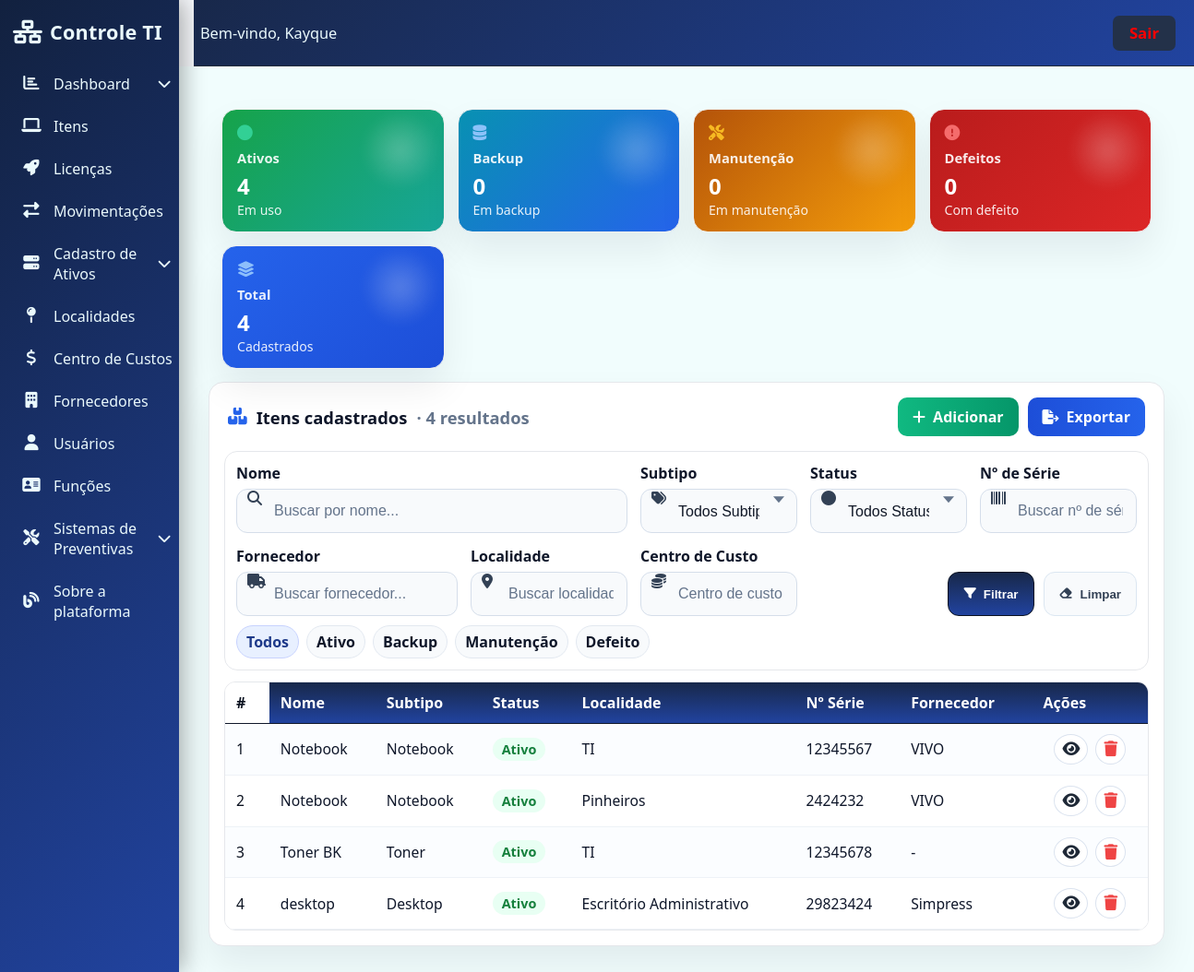
The app's page / (signed in) with its own data.
### ProjetoEstoque/models.py (models this page shows, shortened)
class AuditModel(models.Model):
    criado_por = models.ForeignKey(User, related_name="%(class)s_criador", on_delete=models.SET_NULL, null=True)
    atualizado_por = models.ForeignKey(User, related_name="%(class)s_atualizador", on_delete=models.SET_NULL, null=True)
    created_at = models.DateTimeField(auto_now_add=True)
    updated_at = models.DateTimeField(auto_now=True)
    class Meta:
        abstract = True

class Item(AuditModel):
    nome = models.CharField(max_length=100)
    numero_serie = models.CharField(max_length=100, blank=True, null=True)
    marca = models.CharField(max_length=100, blank=True, null=True)
    modelo = models.CharField(max_length=100, blank=True, null=True)
    centro_custo = models.ForeignKey(CentroCusto, on_delete=models.SET_NULL, null=True, blank=True)  # <-- novo campo
    quantidade = models.PositiveIntegerField(default=1)
    item_consumo = models.CharField(max_length=3, choices=SimNaoChoices.choices, default=SimNaoChoices.NAO)
    pmb = models.CharField(max_length=3, choices=SimNaoChoices.choices, default=SimNaoChoices.NAO)
    valor = models.DecimalField(max_digits=10, decimal_places=2, blank=True, null=True)
    status = models.CharField(max_length=15, choices=StatusItemChoices.choices, default=StatusItemChoices.ATIVO)
    fornecedor = models.ForeignKey(Fornecedor, on_delete=models.SET_NULL, null=True, blank=True)
    categoria = models.ForeignKey(Categoria, on_delete=models.SET_NULL, null=True, blank=True)
    subtipo = models.ForeignKey(Subtipo, on_delete=models.SET_NULL, null=True, blank=True)
    localidade = models.ForeignKey(Localidade, on_delete=models.SET_NULL, null=True, blank=True)
    precisa_preventiva = models.CharField(max_length=3, choices=SimNaoChoices.choices, default=SimNaoChoices.NAO)
    data_limite_preventiva = models.IntegerField(help_text="Dias para nova preventiva", blank=True, null=True)
    data_compra = models.DateField(blank=True, null=True)
    numero_pedido = models.CharField(max_length=100, blank=True, null=True)
    observacoes = models.TextField(blank=True, null=True)
    locado = models.CharField(max_length=3, choices=SimNaoChoices.choices, default=SimNaoChoices.NAO)
    class Meta:
        verbose_name = "Item / Equipamento"
        verbose_name_plural = "Itens / Equipamentos"

class Subtipo(AuditModel):
    nome = models.CharField(max_length=100)
    alocado = models.CharField(max_length=3, choices=SimNaoChoices.choices)
    categoria = models.ForeignKey(Categoria, on_delete=models.CASCADE)

class Localidade(AuditModel):
    codigo = models.CharField(
        max_length=20,
        choices=LocalidadeChoices.choices,
        null=True, blank=True,
        help_text="Sede: "
    )
    local = models.CharField(max_length=100)

class Fornecedor(AuditModel):
    nome = models.CharField(max_length=100)
    cnpj = models.CharField(max_length=18)
    contrato = models.TextField(blank=True, null=True)

### ProjetoEstoque/views.py (the view)
# urls.py: path('', equipamentos_list, name="home"),
@login_required
def equipamentos_list(request):
    qs = (
        Item.objects
        .select_related("subtipo", "localidade", "centro_custo", "fornecedor")
        .order_by("nome", "id")
    )
    mov_qs = MovimentacaoItem.objects.select_related("usuario").order_by("-created_at")
    qs = qs.prefetch_related(Prefetch("movimentacoes", queryset=mov_qs, to_attr="pref_movs"))
    p = request.GET
    nome         = (p.get("nome") or "").strip()
    subtipo_id   = (p.get("subtipo") or "").strip()
    status_code  = (p.get("status") or "").strip()
    numero_serie = (p.get("numero_serie") or "").strip()
    usuario      = (p.get("usuario") or "").strip()
    localidade   = (p.get("localidade") or "").strip()
    centro_custo = (p.get("centro_custo") or "").strip()
    fornecedor = (p.get("fornecedor") or "").strip()
    if nome:
        qs = qs.filter(nome__icontains=nome)
    if subtipo_id:
        qs = qs.filter(subtipo_id=subtipo_id)
    if status_code:
        qs = qs.filter(status=status_code)
    if numero_serie:
        qs = qs.filter(numero_serie__icontains=numero_serie)
    if usuario:
        qs = qs.filter(movimentacoes__usuario__nome__icontains=usuario)
    if localidade:
        qs = qs.filter(localidade__local__icontains=localidade)
    if centro_custo:
        qs = qs.filter(
            Q(centro_custo__departamento__icontains=centro_custo) |
            Q(centro_custo__numero__icontains=centro_custo)
        )
    if fornecedor:
        qs = qs.filter(fornecedor__nome__icontains=fornecedor)
    qs = qs.distinct()
    context = {
        "equipamentos": qs,
        "subtipos": Subtipo.objects.all().order_by("nome"),
        "status_choices": StatusItemChoices.choices,
        "total_ativos": Item.objects.filter(status=StatusItemChoices.ATIVO).count(),
        "total_backup": Item.objects.filter(status=StatusItemChoices.BACKUP).count(),
        "total_manutencao": Item.objects.filter(status=StatusItemChoices.MANUTENCAO).count(),
        "total_queimados": Item.objects.filter(status=StatusItemChoices.DEFEITO).count(),
        "total_geral": Item.objects.count(),
    }
    return render(request, "front/equipamentos_list.html", context)

### ProjetoEstoque/templates/front/equipamentos_list.html (shortened to what this page needs)
{% extends 'base.html' %}
{% block content %}
<div class="dashboard-container">
  <div class="cards-grid">
    <div class="card" title="Itens em uso" style="background:linear-gradient(135deg, #16a34a 0%, #17a599 100%);">
      <i class="fa fa-circle ok"></i>
      <div class="card-title">Ativos</div>
      <div class="card-value">{{ total_ativos }}</div>
      <div class="card-desc">Em uso</div>
    </div>
    <div class="card" title="Itens em backup" style="background:linear-gradient(135deg, #0891b2 0%, #2563eb 100%);">
      <i class="fa fa-database info"></i>
      <div class="card-title">Backup</div>
      <div class="card-value">{{ total_backup }}</div>
      <div class="card-desc">Em backup</div>
    </div>
    <div class="card" title="Itens em manutenção" style="background:linear-gradient(135deg, #b45309 0%, #f59e0b 100%);">
      <i class="fa fa-screwdriver-wrench warn"></i>
      <div class="card-title">Manutenção</div>
      <div class="card-value">{{ total_manutencao }}</div>
      <div class="card-desc">Em manutenção</div>
    </div>
    <div class="card" title="Itens com defeito" style="background:linear-gradient(135deg, #b91c1c 0%, #dc2626 100%);">
      <i class="fa fa-exclamation-circle bad"></i>
      <div class="card-title">Defeitos</div>
      <div class="card-value">{{ total_queimados }}</div>
      <div class="card-desc">Com defeito</div>
    </div>
    <div class="card" title="Total de itens cadastrados" style="background:linear-gradient(135deg, #2563eb 0%, #1d4ed8 100%);">
      <i class="fa fa-layer-group info"></i>
      <div class="card-title">Total</div>
      <div class="card-value">{{ total_geral }}</div>
      <div class="card-desc">Cadastrados</div>
    </div>
  </div>
</div>
<div class="shell">
  <div class="list-top">
    <h3><i class="fa fa-boxes-stacked" style="color:var(--info)"></i> Itens cadastrados
      <span class="count-muted">· {{ equipamentos|length }} resultados</span>
    </h3>
    <div class="top-actions">
      <a class="btn btn-add" href="{% url 'cadastrar_equipamento' %}"><i class="fa fa-plus"></i> Adicionar</a>
      {% with qs=request.GET.urlencode %}
        <a class="btn btn-export"
          href="{% url 'equipamentos_exportar' %}{% if qs %}?{{ qs }}{% endif %}">
          <i class="fa fa-file-export"></i> Exportar
        </a>
      {% endwith %}
    </div>
  </div>
  <div class="filters-wrap">
    <form class="filtros-grid" autocomplete="off" method="get" id="filtrosForm">
      <div class="filtro-group filtro-icon-input fld-nome">
        <label>Nome</label>
        <input type="text" name="nome" id="filtro-nome" placeholder="Buscar por nome..." value="{{ request.GET.nome|default:'' }}" aria-label="Buscar por nome">
      </div>
      <div class="filtro-group filtro-icon-input select-wrapper fld-subtipo">
        <label>Subtipo</label>
        <select name="subtipo" id="filtro-subtipo" aria-label="Filtrar por subtipo">
          <option value="">Todos Subtipos</option>
        </select>
      </div>
      <div class="filtro-group filtro-icon-input select-wrapper fld-status">
        <label>Status</label>
        <select name="status" id="filtro-status" aria-label="Filtrar por status">
          <option value="">Todos Status</option>
        </select>
      </div>
      <div class="filtro-group filtro-icon-input fld-serie">
        <label>Nº de Série</label>
        <input type="text" name="numero_serie" id="filtro-num-serie" placeholder="Buscar nº de série..." value="{{ request.GET.numero_serie|default:'' }}">
      </div>
      <div class="filtro-group filtro-icon-input fld-fornecedor">
        <label>Fornecedor</label>
        <input type="text" name="fornecedor" id="filtro-fornecedor" placeholder="Buscar fornecedor..." value="{{ request.GET.fornecedor|default:'' }}">
      </div>
      <div class="filtro-group filtro-icon-input fld-localidade">
        <label>Localidade</label>
        <input type="text" name="localidade" id="filtro-localidade" placeholder="Buscar localidade..." value="{{ request.GET.localidade|default:'' }}">
      </div>
      <div class="filtro-group filtro-icon-input fld-centro">
        <label>Centro de Custo</label>
        <input type="text" name="centro_custo" id="filtro-centro-custo" placeholder="Centro de custo..." value="{{ request.GET.centro_custo|default:'' }}">
      </div>
      <div class="fld-actions">
        <button class="btn-filtrar" type="submit" title="Aplicar filtros (Enter)"><i class="fa fa-filter"></i> Filtrar</button>
        <button class="btn-clear" type="button" id="btnLimpar" title="Limpar filtros (Esc)"><i class="fa fa-eraser"></i> Limpar</button>
      </div>
    </form>
    <div class="quick-chips" aria-label="Atalhos de status">
      {% with s=request.GET.status|default:'' %}
        <a href="?{% if request.GET.nome %}nome={{request.GET.nome}}&{% endif %}{% if request.GET.subtipo %}subtipo={{request.GET.subtipo}}&{% endif %}" class="{% if not s %}active{% endif %}">Todos</a>
        <a href="?status=ativo{% if request.GET.nome %}&nome={{request.GET.nome}}{% endif %}{% if request.GET.subtipo %}&subtipo={{request.GET.subtipo}}{% endif %}" class="{% if s == 'ativo' %}active{% endif %}">Ativo</a>
        <a href="?status=backup{% if request.GET.nome %}&nome={{request.GET.nome}}{% endif %}{% if request.GET.subtipo %}&subtipo={{request.GET.subtipo}}{% endif %}" class="{% if s == 'backup' %}active{% endif %}">Backup</a>
        <a href="?status=manutencao{% if request.GET.nome %}&nome={{request.GET.nome}}{% endif %}{% if request.GET.subtipo %}&subtipo={{request.GET.subtipo}}{% endif %}" class="{% if s == 'manutencao' %}active{% endif %}">Manutenção</a>
        <a href="?status=defeito{% if request.GET.nome %}&nome={{request.GET.nome}}{% endif %}{% if request.GET.subtipo %}&subtipo={{request.GET.subtipo}}{% endif %}" class="{% if s == 'defeito' %}active{% endif %}">Defeito</a>
      {% endwith %}
    </div>
  </div>
  <div class="table-wrap">
    <table id="tabelaEquipamentos">
      <thead>
        <tr>
          <th class="sticky" data-col="0" style="left:0"># </th>
          <th data-col="1">Nome </th>
          <th data-col="2">Subtipo </th>
          <th data-col="3">Status </th>
          <th data-col="5">Localidade </th>
          <th data-col="6">Nº Série </th>
          <th data-col="7">Fornecedor </th>
          <th>Ações</th>
        </tr>
      </thead>
      <tbody>
        {% for equipamento in equipamentos %}
        <tr class="clickable" data-href="{% url 'equipamento_detalhe' equipamento.id %}">
          <td class="sticky" style="left:0">{{ forloop.counter }}</td>
          <td title="{{ equipamento.nome|default:'-' }}">{{ equipamento.nome|default:"-" }}</td>
          <td>{% if equipamento.subtipo %}{{ equipamento.subtipo.nome }}{% else %}-{% endif %}</td>
          <td>
            <span class="status {{ equipamento.status|lower }}" title="{{ equipamento.get_status_display|default:equipamento.status|capfirst }}">
              {{ equipamento.get_status_display|default:equipamento.status|capfirst }}
            </span>
          </td>
          <td>{% if equipamento.localidade %}{{ equipamento.localidade.local }}{% else %}-{% endif %}</td>
          <td>{{ equipamento.numero_serie|default:"-" }}</td>
          <td>{% if equipamento.fornecedor %}{{ equipamento.fornecedor.nome }}{% else %}-{% endif %}</td>
          <td class="td-acoes">
            <a class="icon-btn view" title="Visualizar" href="{% url 'equipamento_detalhe' equipamento.id %}"><i class="fa fa-eye"></i></a>
            <button class="icon-btn delete" title="Excluir" onclick="openDeleteModal('{{ equipamento.id }}','{{ equipamento.nome|escapejs }}')"><i class="fa fa-trash"></i></button>
          </td>
        </tr>
        {% empty %}
        <tr><td colspan="8" style="text-align:center;color:#64748b;padding:18px">Nenhum equipamento encontrado.</td></tr>
        {% endfor %}
      </tbody>
    </table>
  </div>
</div>
{% endblock %}

### ProjetoEstoque/templates/base.html (style rules this page uses)
:root { --sidebar-bg: linear-gradient(135deg, #12213f 0%, #21439f 100%); --sidebar-active: #62718c; --sidebar-txt: #eaf9fc; --sidebar-txt-active: #eaf9fc ; --sidebar-logo: #eaf9fc; --sidebar-sair: #ff6868; --sidebar-sair-icon: #50aaff; --main-bg: linear-gradient(120deg, #181f2a 0%, #253049 100%); --main-bg-solid: #181f2a; --border-color: #222a38; --txt-main: #f0f5ff; --txt-muted: #90a4bf; --header-bg: linear-gradient(135deg, #18284a 0%, #21439f 100%); --header-txt: #f0f5ff; --btn-sair-bg: #233149; --btn-sair-txt: #fff; }
html, body { height: 100%; margin: 0; padding: 0; }
body { font-family: 'Roboto', Arial, sans-serif; background: var(--main-bg); color: var(--txt-main); min-height: 100vh; }

### records on screen
Item: nome "Notebook", subtipo.nome "Notebook", status "Ativo", localidade.local "TI", numero_serie "12345567", fornecedor.nome "VIVO"
Item: nome "Notebook", subtipo.nome "Notebook", status "Ativo", localidade.local "Pinheiros", numero_serie "2424232", fornecedor.nome "VIVO"
Item: nome "Toner BK", subtipo.nome "Toner", status "Ativo", localidade.local "TI", numero_serie "12345678"
Item: nome "desktop", subtipo.nome "Desktop", status "Ativo", localidade.local "Escritório Administrativo", numero_serie "29823424", fornecedor.nome "Simpress"

### other values on screen
{{ total_ativos }} "4"
{{ total_backup }} "0"
{{ total_manutencao }} "0"
{{ total_queimados }} "0"
{{ total_geral }} "4"
{{ equipamentos|length }} "4"
